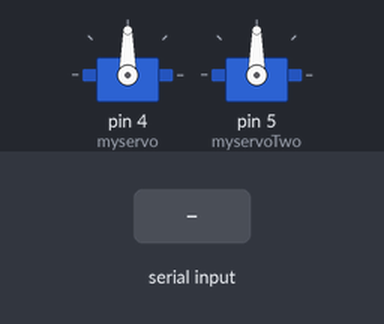
Recording of a sketch running on a simulated Arduino Uno, built with avr-gcc and run on an emulated ATmega328P. Parts: 2 × servo. The inputs (shaded band) are chosen by the test bench.

Above: at 1.2 s.
1.3 s: "30,150|" received over Serial
At 3.5 s:
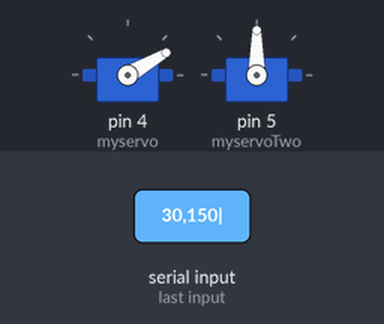
4.3 s: "5|" received over Serial
At 7.0 s:
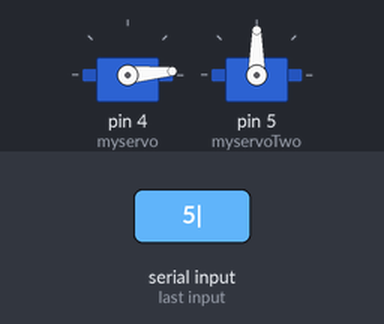
7.3 s: "200|" received over Serial
At 9.3 s:
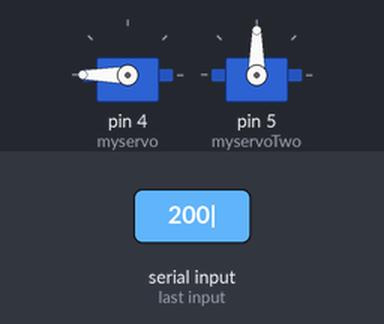
10.3 s: "90,45|" received over Serial
At 12.7 s:
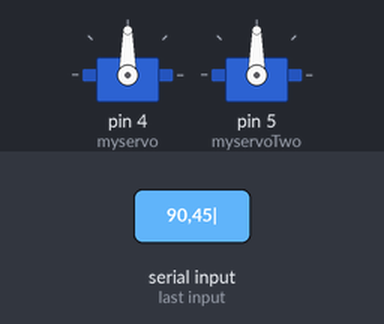
Timing chart, 0 to 14.2 s (numbered marks = the images above; inputs shaded):
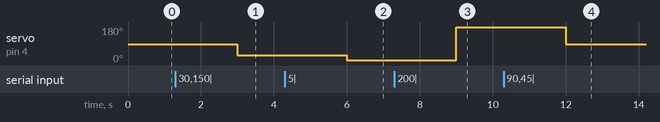

Measured:
- after the input at 1.3 s, servo on pin 4 (myservo): 90° → 30° after 1.7 s
- after the input at 4.3 s, servo on pin 4 (myservo): 30° → 5° after 1.7 s
- after the input at 7.3 s, servo on pin 4 (myservo): 5° → 180° after 1.7 s
- after the input at 10.3 s, servo on pin 4 (myservo): 180° → 90° after 1.7 s

The sketch:

servo.ino
```cpp
#include <Servo.h>

Servo myservo;
Servo myservoTwo;

void setup() {
  myservo.attach(4); // Attach servo to pin 4
  myservoTwo.attach(5); // Attach servo to pin 5
  Serial.begin(9600); // Initialize serial communication
}

void loop() {
  if (Serial.available() > 0) {
    String servoOne = Serial.readStringUntil('|');
    int angle = servoOne.toInt();
    String servoTwo = Serial.readStringUntil('\n');
    int angleTwo = servoTwo.toInt();
    if(angle > 0) {
       myservo.write(angle); // Set servo position
    }
    if(angleTwo > 0) {
       myservoTwo.write(angleTwo); // Set servo position
    }
  }
  delay(1000);
}
```
